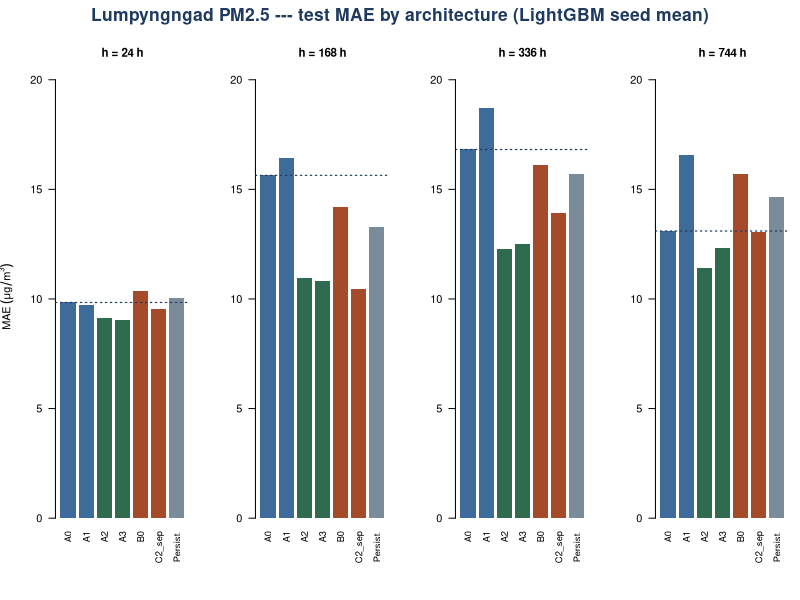
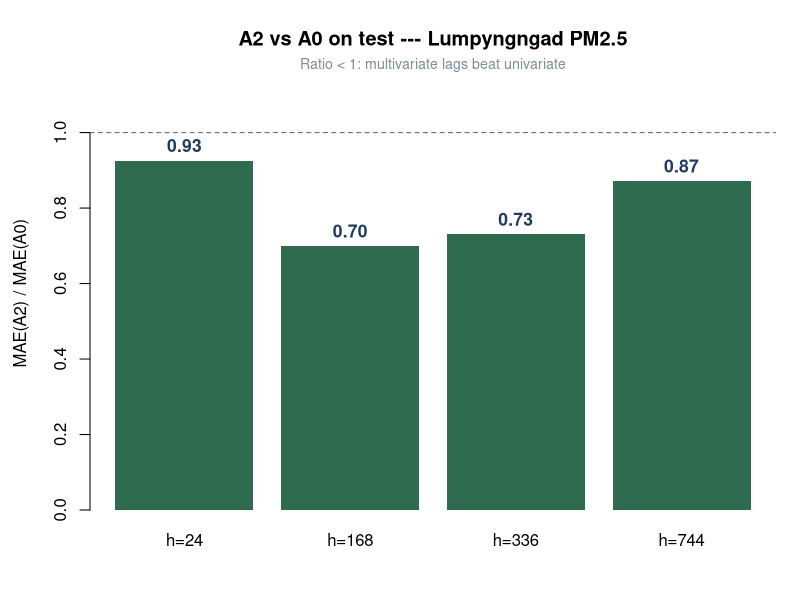
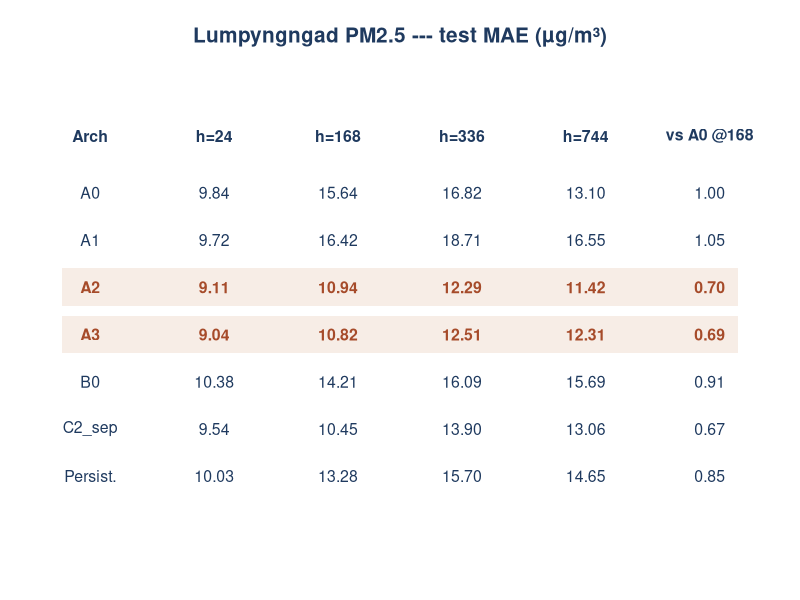
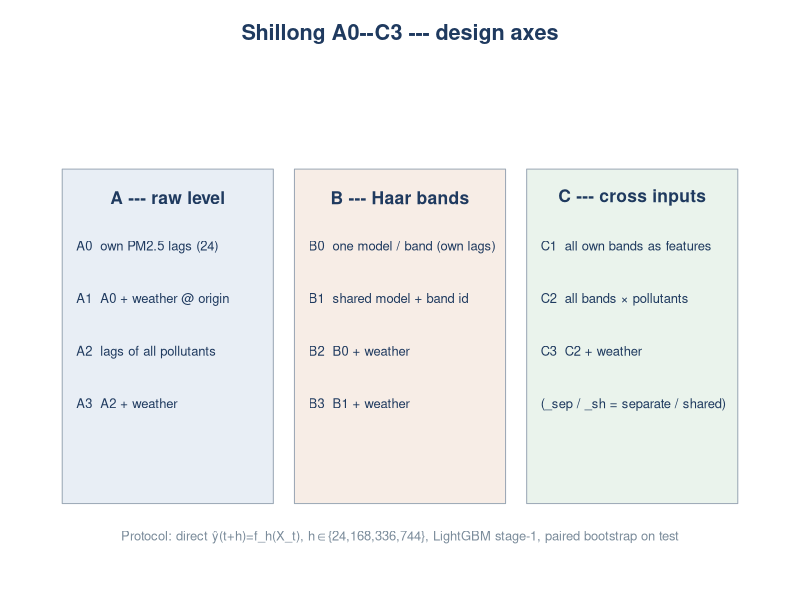

The R source for these figures, in order:
# Presentation figures for Shillong A0--C3 (numbers from package REPORT §5).
options(warn = 1)
args <- commandArgs(trailingOnly = FALSE)
file_arg <- grep("^--file=", args, value = TRUE)
script_dir <- if (length(file_arg)) dirname(normalizePath(sub("^--file=", "", file_arg))) else getwd()
proj <- if (length(file_arg)) normalizePath(file.path(script_dir, "..", "..")) else getwd()
setwd(proj)

outdir <- file.path("presentation", "images", "shillong_arch")
dir.create(outdir, recursive = TRUE, showWarnings = FALSE)

NAVY <- "#1F3A5F"
RUST <- "#A64B2A"
GREEN <- "#2E6B4F"
BLUE <- "#3D6B9A"
GREY <- "#7A8B9A"

# Lumpyngngad PM2.5 test MAE (ug/m3), LightGBM seed mean — REPORT.md §5.
mae <- data.frame(
  arch = rep(c("A0", "A1", "A2", "A3", "B0", "C2_sep", "Persist."), each = 4L),
  h = rep(c(24L, 168L, 336L, 744L), times = 7L),
  MAE = c(
    9.84, 15.64, 16.82, 13.10,   # A0
    9.72, 16.42, 18.71, 16.55,   # A1
    9.11, 10.94, 12.29, 11.42,   # A2
    9.04, 10.82, 12.51, 12.31,   # A3
    10.38, 14.21, 16.09, 15.69,  # B0
    9.54, 10.45, 13.90, 13.06,   # C2_sep
    10.03, 13.28, 15.70, 14.65   # Persistence
  ),
  stringsAsFactors = FALSE
)
mae$kind <- ifelse(mae$arch %in% c("A0", "A1", "A2", "A3"), "level",
              ifelse(mae$arch %in% c("B0", "C2_sep"), "decomp", "reference"))
mae$h_lab <- factor(paste0("h = ", mae$h, " h"),
                    levels = paste0("h = ", c(24, 168, 336, 744), " h"))
mae$arch <- factor(mae$arch,
                   levels = c("A0", "A1", "A2", "A3", "B0", "C2_sep", "Persist."))

png(file.path(outdir, "lump_test_mae_bars.png"), width = 1600, height = 620, res = 140)
op <- par(mfrow = c(1, 4), mar = c(6.2, 4.2, 3.5, 0.8), oma = c(0, 0, 2.2, 0))
cols <- c(A0 = BLUE, A1 = BLUE, A2 = GREEN, A3 = GREEN,
          B0 = RUST, C2_sep = RUST, Persist. = GREY)
for (hh in c(24L, 168L, 336L, 744L)) {
  d <- mae[mae$h == hh, ]
  d <- d[order(d$arch), ]
  yl <- c(0, max(mae$MAE) * 1.08)
  bp <- barplot(d$MAE, names.arg = as.character(d$arch), las = 2, col = cols[as.character(d$arch)],
                border = NA, ylim = yl, ylab = if (hh == 24L) expression(MAE~(mu*g/m^3)) else "",
                main = paste0("h = ", hh, " h"), cex.names = 0.85, cex.main = 1.05)
  abline(h = d$MAE[d$arch == "A0"], col = NAVY, lty = 3, lwd = 1.2)
}
mtext("Lumpyngngad PM2.5 --- test MAE by architecture (LightGBM seed mean)",
      outer = TRUE, cex = 1.05, font = 2, col = NAVY, line = 0.4)
par(op)
dev.off()

a0 <- mae$MAE[mae$arch == "A0"]
a2 <- mae$MAE[mae$arch == "A2"]
ratio <- a2 / a0
hs <- c(24L, 168L, 336L, 744L)
png(file.path(outdir, "lump_a2_vs_a0_ratio.png"), width = 1000, height = 560, res = 140)
par(mar = c(4.5, 4.5, 3.8, 1.2))
bp <- barplot(ratio, names.arg = paste0("h=", hs), col = GREEN, border = NA,
              ylim = c(0, 1.15), ylab = "MAE(A2) / MAE(A0)",
              main = "A2 vs A0 on test --- Lumpyngngad PM2.5")
abline(h = 1, lty = 2, col = "grey40")
text(bp, ratio + 0.04, sprintf("%.2f", ratio), col = NAVY, cex = 1.05, font = 2)
mtext("Ratio < 1: multivariate lags beat univariate", side = 3, line = 0.15, cex = 0.85, col = GREY)
dev.off()

png(file.path(outdir, "lump_test_mae_table.png"), width = 1200, height = 560, res = 140)
par(mar = c(1, 1, 3.5, 1))
plot.new()
title(main = "Lumpyngngad PM2.5 --- test MAE (\u00b5g/m\u00b3)", col.main = NAVY, cex.main = 1.25)
hdr <- c("Arch", "h=24", "h=168", "h=336", "h=744", "vs A0 @168")
xs <- seq(0.06, 0.94, length.out = length(hdr))
text(xs, 0.90, hdr, font = 2, cex = 0.95, col = NAVY)
rows <- c("A0", "A1", "A2", "A3", "B0", "C2_sep", "Persist.")
for (i in seq_along(rows)) {
  a <- rows[i]
  y <- 0.78 - (i - 1) * 0.10
  vals <- mae$MAE[mae$arch == a]
  vs <- vals[2] / mae$MAE[mae$arch == "A0"][2]
  lab <- c(a, sprintf("%.2f", vals), sprintf("%.2f", vs))
  if (a %in% c("A2", "A3")) rect(0.02, y - 0.04, 0.98, y + 0.04, col = "#F7EDE6", border = NA)
  text(xs, y, lab, cex = 0.95,
       col = if (a %in% c("A2", "A3")) RUST else NAVY,
       font = if (a %in% c("A2", "A3")) 2 else 1)
}
dev.off()

png(file.path(outdir, "arch_family_map.png"), width = 1400, height = 720, res = 140)
par(mar = c(1, 1, 3.2, 1))
plot.new()
title(main = "Shillong A0--C3 --- design axes", col.main = NAVY, cex.main = 1.3)
# three columns
boxes <- list(
  list(x = 0.17, title = "A --- raw level",
       lines = c("A0  own PM2.5 lags (24)",
                 "A1  A0 + weather @ origin",
                 "A2  lags of all pollutants",
                 "A3  A2 + weather"),
       col = "#E8EEF5"),
  list(x = 0.50, title = "B --- Haar bands",
       lines = c("B0  one model / band (own lags)",
                 "B1  shared model + band id",
                 "B2  B0 + weather",
                 "B3  B1 + weather"),
       col = "#F7EDE6"),
  list(x = 0.83, title = "C --- cross inputs",
       lines = c("C1  all own bands as features",
                 "C2  all bands × pollutants",
                 "C3  C2 + weather",
                 "(_sep / _sh = separate / shared)"),
       col = "#EAF3EC")
)
for (b in boxes) {
  rect(b$x - 0.15, 0.12, b$x + 0.15, 0.82, col = b$col, border = "#9AA7B5")
  text(b$x, 0.76, b$title, font = 2, cex = 1.05, col = NAVY)
  for (j in seq_along(b$lines)) {
    text(b$x - 0.13, 0.66 - (j - 1) * 0.11, b$lines[j], adj = c(0, 0.5), cex = 0.78, col = NAVY)
  }
}
text(0.5, 0.05,
     "Protocol: direct \u0177(t+h)=f_h(X_t), h\u2208{24,168,336,744}, LightGBM stage-1, paired bootstrap on test",
     cex = 0.78, col = GREY)
dev.off()

message("Wrote figures under ", normalizePath(outdir))
